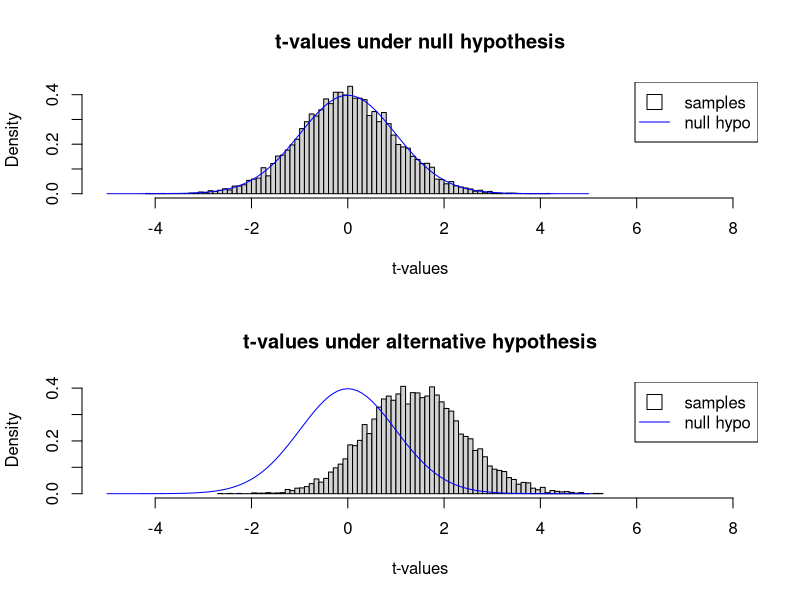
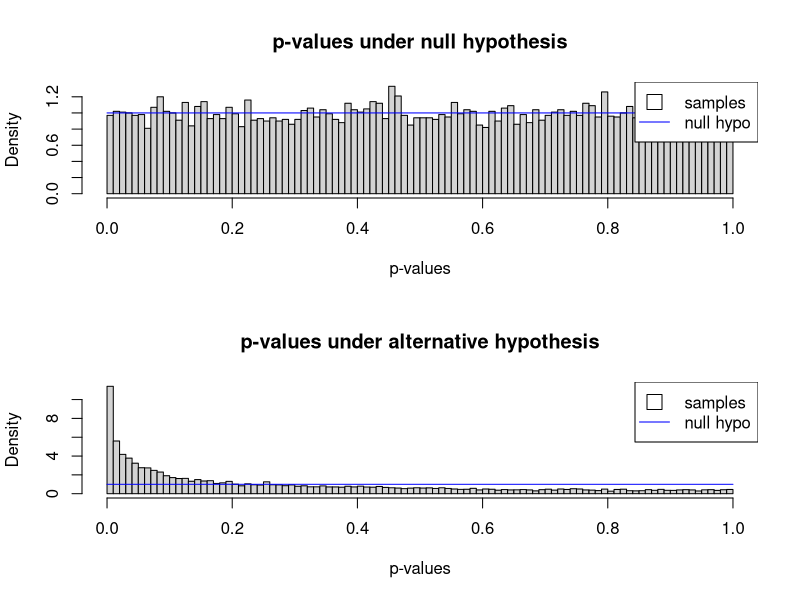

Here is the R script that generated these plots, in order:
nmonte = 10000
n=100
tvals_null = rep(0,nmonte)
pvals_null = rep(0,nmonte)
tvals_alt = rep(0,nmonte)
pvals_alt = rep(0,nmonte)
for (i in seq(1,nmonte)){
  E = rnorm(n)
  C = rnorm(n)
  test = t.test(E-C)
  tvals_null[i] = test$statistic
  pvals_null[i] = test$p.value
}


for (i in seq(1,nmonte)){
  # add 0.2 to cell size for significance
  E = rnorm(n)+0.2
  C = rnorm(n)
  test = t.test(E-C)
  tvals_alt[i] = test$statistic
  pvals_alt[i] = test$p.value
}

#plot t's
x = seq(-5,5,0.1)
par(mfrow=c(2,1))

hist(tvals_null,freq=FALSE,100,xlim=c(-5,8),
     main="t-values under null hypothesis",
     xlab="t-values")
lines(x,dt(x,df=n-1),col="blue")
legend("topright",legend=c("samples","null hypo"),
       col=c("black","blue"), 
       lty=c(0,1), 
       lwd = c(1,1),
       pch = c(0, NA),
       pt.bg = c("white", NA),
       pt.cex = 2)

hist(tvals_alt,freq=FALSE,100,xlim=c(-5,8),
     main="t-values under alternative hypothesis",
     xlab="t-values")
lines(x,dt(x,df=n-1),col="blue")
legend("topright",legend=c("samples","null hypo"),
       col=c("black","blue"), 
       lty=c(0,1), 
       lwd = c(1,1),
       pch = c(0, NA),
       pt.bg = c("white", NA),
       pt.cex = 2)

#plot p's
x = seq(0,1,0.1)
par(mfrow=c(2,1))

hist(pvals_null,freq=FALSE,100,xlim=c(0,1),
     main="p-values under null hypothesis",
     xlab="p-values")
lines(x,rep(1,length(x)),col="blue")
legend("topright",legend=c("samples","null hypo"),
       col=c("black","blue"), 
       lty=c(0,1), 
       lwd = c(1,1),
       pch = c(0, NA),
       pt.bg = c("white", NA),
       pt.cex = 2)
hist(pvals_alt,freq=FALSE,100,xlim=c(0,1),
     main="p-values under alternative hypothesis",
     xlab="p-values")
lines(x,rep(1,length(x)),col="blue")
legend("topright",legend=c("samples","null hypo"),
       col=c("black","blue"), 
       lty=c(0,1), 
       lwd = c(1,1),
       pch = c(0, NA),
       pt.bg = c("white", NA),
       pt.cex = 2)


